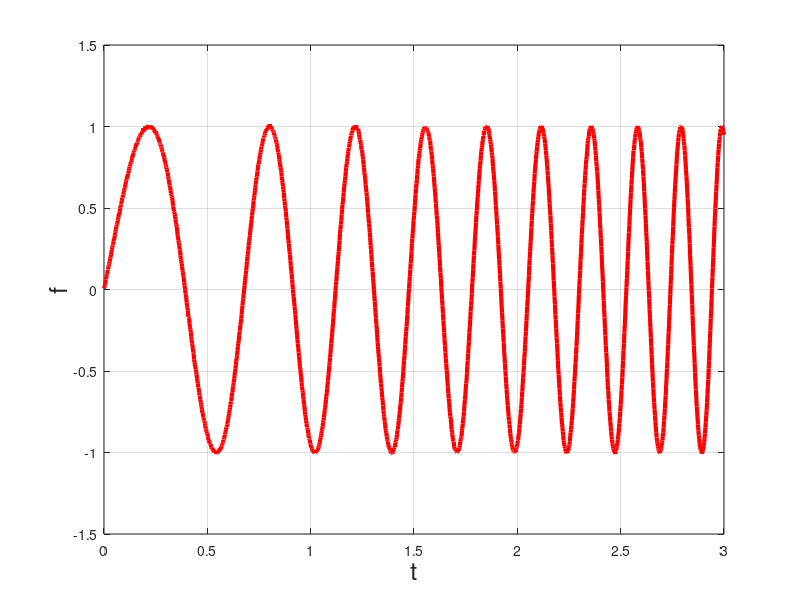

Source code (MATLAB): (Note: this script raises an error after producing the figure.)
load ./data/DataHW06_Prob3

fig1 = figure();
plot(t,y,'r','linewidth',3);
grid on
xlabel('t','FontSize',18);
ylabel('f','FontSize',18);

dy_dt = naive_der(y,t);
[y_regress,dy_dt_regress, rmse_err] = do_regress(y,t, dy);

fig2 = figure();
hold on
plot(t,dy,'r','linewidth',3);
plot(t,dy_dt,'b','linewidth',1);
grid on
xlabel('t','FontSize',18);
ylabel('f','FontSize',18);
hold off


fig3 = figure();
hold on
plot(t,y,'r','linewidth',3);
plot(t,y_regress,'b','linewidth',1);
grid on
xlabel('t','FontSize',18);
ylabel('f','FontSize',18);
hold off

fig4 = figure();
hold on
plot(t,dy,'r','linewidth',3);
plot(t,dy_dt_regress,'b','linewidth',1);
grid on
xlabel('t','FontSize',18);
ylabel('f','FontSize',18);
hold off

